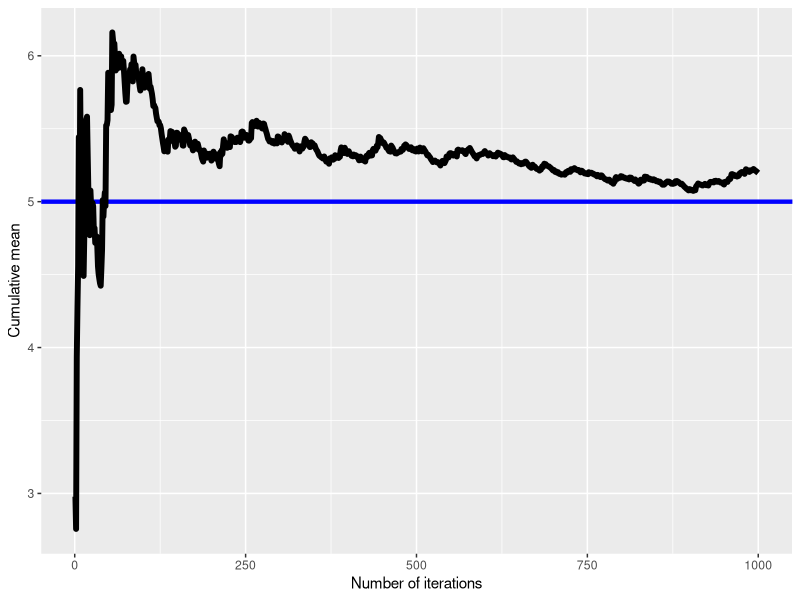
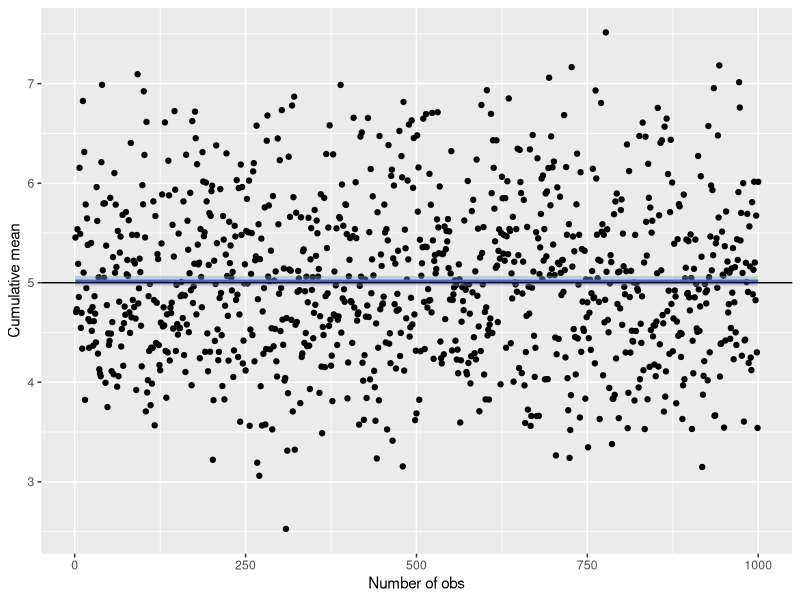
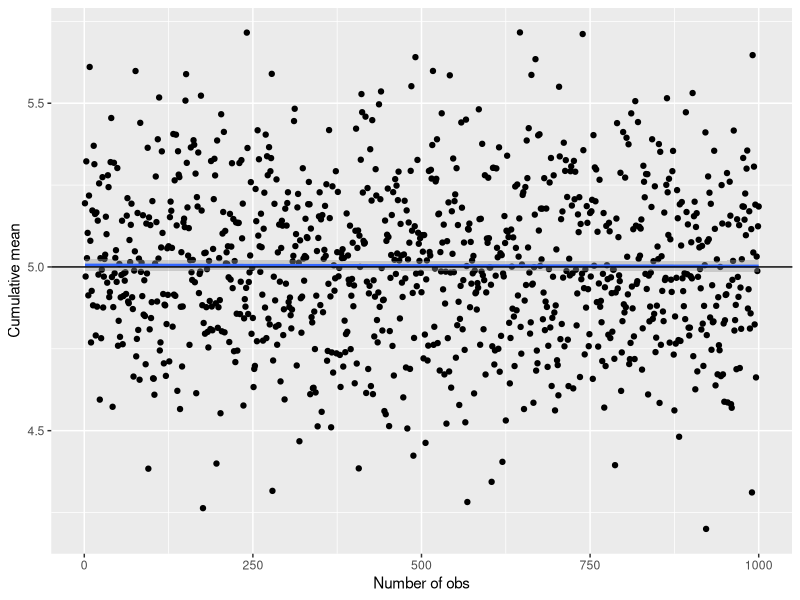
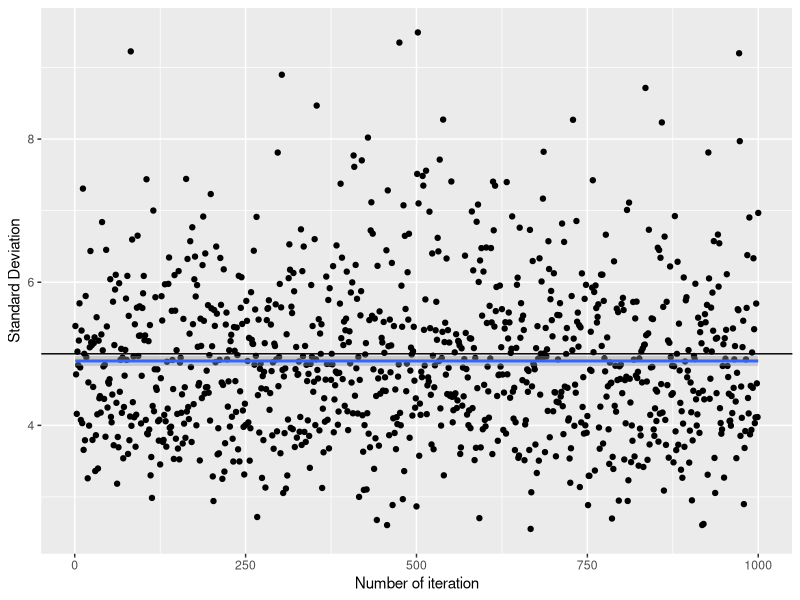
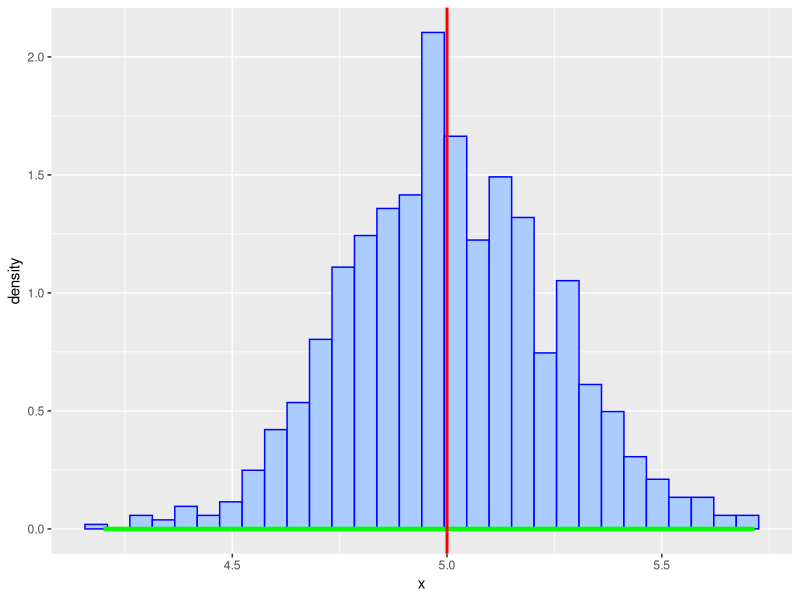

The R source for these figures, in order:
## ---- chunk 1
nosims <- 1000; 
lambda <- 0.2
n = 40
set.seed(123456)
## ---- chunk 2
means <- cumsum(rexp(nosims, lambda)) / (1  : nosims); library(ggplot2)
g <- ggplot(data.frame(x = 1 : nosims, y = means), aes(x = x, y = y)) 
g <- g + geom_hline(yintercept = 1/lambda,  color = I('blue'), size = 1.5) + geom_line(size = 2) 
g <- g + labs(x = "Number of iterations", y = "Cumulative mean")
g
## ---- chunk 3

sim_data = data.frame(x = sapply(1:nosims, function(x) { rexp(n, lambda) }))
means = data.frame(x = sapply(sim_data[, 1:nosims], mean))
qplot(x, y, data=data.frame(x = 1:nosims, y = means$x)) + 
    geom_smooth() + 
    geom_hline(yintercept = 1/lambda) + 
    labs(x = "Number of obs", y = "Cumulative mean")
## ---- chunk 4
means = data.frame(x = sapply(1:nosims, function(x) {
    mean(rexp(400, lambda))
}))
qplot(x, y, data=data.frame(x = 1:nosims, y = means$x)) + 
    geom_smooth() + 
    geom_hline(yintercept = 1/lambda) + 
    labs(x = "Number of obs", y = "Cumulative mean")
## ---- chunk 5

sds = sapply(sim_data[, 1:nosims], sd)
qplot(x, y, data=data.frame(x = 1:nosims, y = sds)) + geom_smooth() + geom_hline(yintercept = 1/lambda) + labs(x = "Number of iteration", y = "Standard Deviation")
## ---- chunk 6
ggplot(data = means, aes(x = x)) + 
    geom_histogram(aes(y=..density..), fill = I('#aaccff'), color = I('blue')) +
    stat_function(fun = dnorm, arg = list(mean = 1/lambda, sd = sd(means$x)), color = I('green'), size = 1.5) + 
    geom_vline(xintercept = 1/lambda, size = 1, color = I('red')) 

